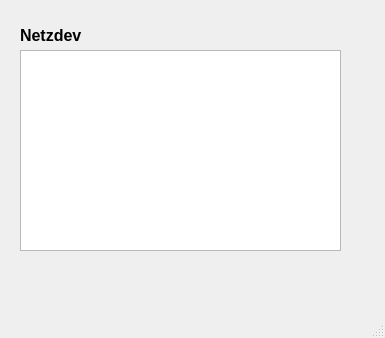
<?xml version="1.0" encoding="UTF-8"?>
<ui version="4.0">
 <class>MainWindow</class>
 <widget class="QMainWindow" name="MainWindow">
  <property name="geometry">
   <rect>
    <x>0</x>
    <y>0</y>
    <width>385</width>
    <height>338</height>
   </rect>
  </property>
  <property name="windowTitle">
   <string>MainWindow</string>
  </property>
  <widget class="QWidget" name="centralwidget">
   <widget class="QLabel" name="label">
    <property name="geometry">
     <rect>
      <x>20</x>
      <y>20</y>
      <width>121</width>
      <height>31</height>
     </rect>
    </property>
    <property name="font">
     <font>
      <pointsize>12</pointsize>
      <bold>true</bold>
     </font>
    </property>
    <property name="text">
     <string>Netzdev</string>
    </property>
   </widget>
   <widget class="QTextEdit" name="textEdit">
    <property name="geometry">
     <rect>
      <x>20</x>
      <y>50</y>
      <width>321</width>
      <height>201</height>
     </rect>
    </property>
   </widget>
  </widget>
  <widget class="QMenuBar" name="menubar">
   <property name="geometry">
    <rect>
     <x>0</x>
     <y>0</y>
     <width>385</width>
     <height>22</height>
    </rect>
   </property>
  </widget>
  <widget class="QStatusBar" name="statusbar"/>
 </widget>
 <resources/>
 <connections/>
</ui>
